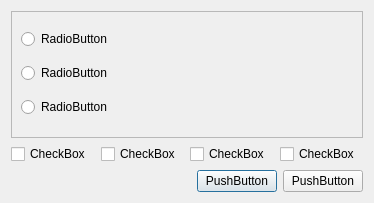
<?xml version="1.0" encoding="UTF-8"?>
<ui version="4.0">
 <class>Dialog</class>
 <widget class="QDialog" name="Dialog">
  <property name="geometry">
   <rect>
    <x>0</x>
    <y>0</y>
    <width>374</width>
    <height>203</height>
   </rect>
  </property>
  <property name="windowTitle">
   <string>Dialog</string>
  </property>
  <layout class="QVBoxLayout" name="verticalLayout_2">
   <item>
    <widget class="QFrame" name="frame">
     <property name="frameShape">
      <enum>QFrame::StyledPanel</enum>
     </property>
     <property name="frameShadow">
      <enum>QFrame::Raised</enum>
     </property>
     <layout class="QVBoxLayout" name="verticalLayout">
      <item>
       <widget class="QRadioButton" name="radioButton">
        <property name="text">
         <string>RadioButton</string>
        </property>
       </widget>
      </item>
      <item>
       <widget class="QRadioButton" name="radioButton_2">
        <property name="text">
         <string>RadioButton</string>
        </property>
       </widget>
      </item>
      <item>
       <widget class="QRadioButton" name="radioButton_3">
        <property name="text">
         <string>RadioButton</string>
        </property>
       </widget>
      </item>
     </layout>
    </widget>
   </item>
   <item>
    <layout class="QHBoxLayout" name="horizontalLayout">
     <item>
      <widget class="QCheckBox" name="checkBox">
       <property name="text">
        <string>CheckBox</string>
       </property>
      </widget>
     </item>
     <item>
      <widget class="QCheckBox" name="checkBox_2">
       <property name="text">
        <string>CheckBox</string>
       </property>
      </widget>
     </item>
     <item>
      <widget class="QCheckBox" name="checkBox_3">
       <property name="text">
        <string>CheckBox</string>
       </property>
      </widget>
     </item>
     <item>
      <widget class="QCheckBox" name="checkBox_4">
       <property name="text">
        <string>CheckBox</string>
       </property>
      </widget>
     </item>
    </layout>
   </item>
   <item>
    <layout class="QHBoxLayout" name="horizontalLayout_2">
     <item>
      <spacer name="horizontalSpacer">
       <property name="orientation">
        <enum>Qt::Horizontal</enum>
       </property>
       <property name="sizeHint" stdset="0">
        <size>
         <width>40</width>
         <height>20</height>
        </size>
       </property>
      </spacer>
     </item>
     <item>
      <widget class="QPushButton" name="pushButton_2">
       <property name="text">
        <string>PushButton</string>
       </property>
      </widget>
     </item>
     <item>
      <widget class="QPushButton" name="pushButton">
       <property name="text">
        <string>PushButton</string>
       </property>
      </widget>
     </item>
    </layout>
   </item>
  </layout>
 </widget>
 <resources/>
 <connections/>
</ui>
